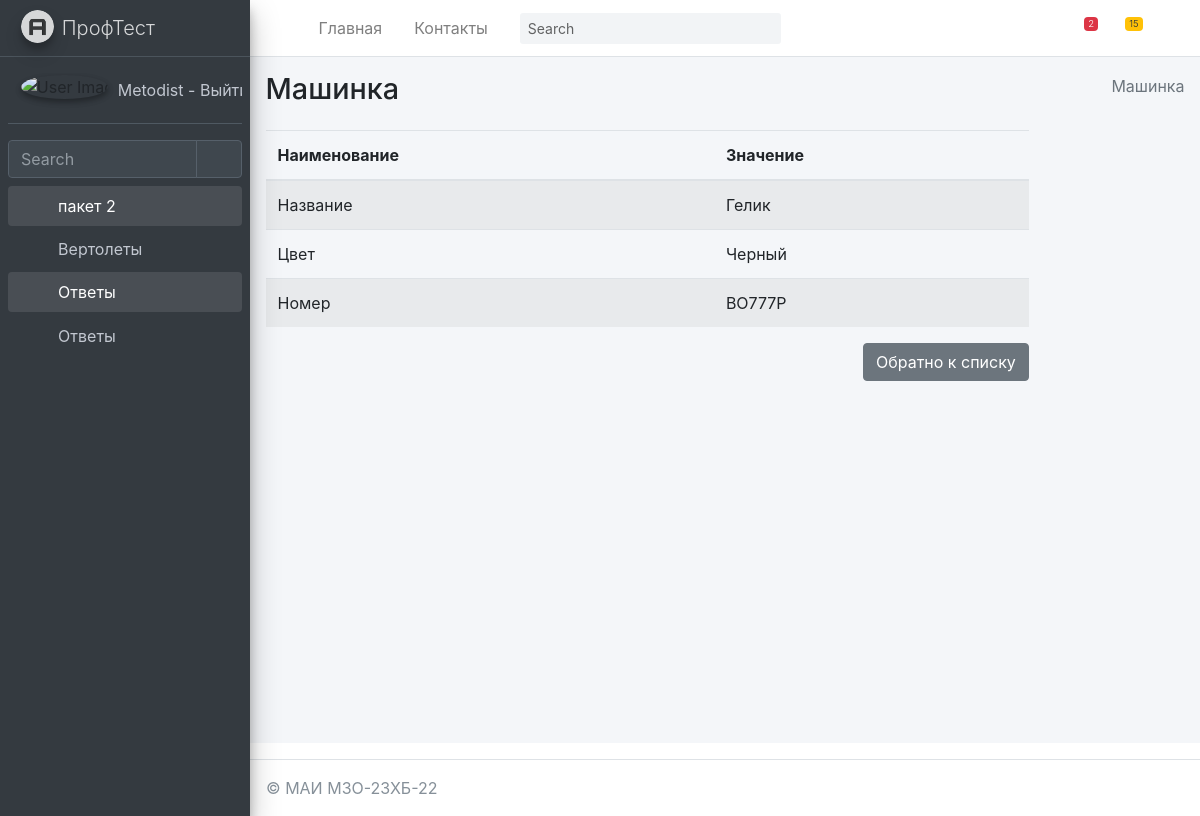
The page /car/mycar/detail/1/ (signed in) on the database its author committed.
### mysite/car/models.py (models this page shows, shortened)
class Forlog(models.Model):
    created_at = models.DateTimeField(auto_now_add=True,  verbose_name='Создано')
    updated_at = models.DateTimeField(auto_now=True, verbose_name='Обновлено')
    edesc = models.TextField(blank=True, null=True, verbose_name='Комментарий')
    erem = models.BooleanField(default=False, verbose_name='Удалить?')
    class Meta:
        abstract = True

class MyCar(Forlog):
    name = models.CharField(max_length=255, blank=False, null= False, default="Машинка", verbose_name="Название")
    color = models.CharField(max_length=255, blank=False, null = False, default="Черный", verbose_name="Цвет")
    nomb = models.CharField(max_length=255, blank=False, null = False, default="TO123P", verbose_name="Номер")
    class Meta:
        verbose_name = 'Машинка'
        verbose_name_plural = 'Машинки'
        ordering = ['id']
    def get_fields(self):
        return [(field.name, field.value_to_string(self)) for field in MyCar._meta.fields]

### mysite/car/views.py (the view)
# urls.py: path('mycar/detail/<int:pk>/', MyCarDetail.as_view(), name='MyCarDetail'),
@method_decorator(login_required(login_url='/login/'), name='dispatch')
class MyCarDetail(DetailView):
	model = MyCar
	context_object_name = 'mycar_one'
	success_url = '/car/mycar/'
	def get_context_data(self, *, object_list=None, **kwargs):
		context = super(MyCarDetail,self).get_context_data(**kwargs)
		context['sometry'] = self.model._meta.verbose_name
		context['slovar'] = {'name','color'}
		context['secslovar'] = {'nomb'}
		context['hidenslovar'] = {'id'}
		context['dopslovar'] = {'updated_at','erem','edesc','created_at'}
		context['model'] = self.model
		return context

### mysite/car/templatetags/car_tags.py (called while the page is built)
@register.filter(name='nonefortext')
def nonefortext(fieldvalue):
    return fieldvalue if fieldvalue and fieldvalue != "NULL" and fieldvalue != "None" and fieldvalue != ""  else "Не указано"

@register.simple_tag
def field_name(value, field):
    if hasattr(value, 'model'):
        value = value.model
    return value._meta.get_field(field).verbose_name

@register.simple_tag
def my_comeback():
    return "Обратно к списку"

### mysite/car/templates/car/mycar_detail.html
{% extends 'car/base.html' %}
{% load car_tags %}
{% block content %}
    <div class="content-wrapper">
    {% block sidebar %}
        {% include 'car/includes/_breadcrumb.html' %}
    {% endblock %}
        <section class="content">
            <div class="col-md-10">
                <table class="table table-striped">
                    <thead>
                    <tr>
                        <th scope="col">Наименование</th>
                        <th scope="col">Значение</th>
                    </tr>
                    </thead>
                    <tbody>
                    {% for name, value in mycar_one.get_fields %}
                        {% if name in slovar %}
                            <tr>
                                <td>
                                    {% field_name mycar_one name %}
                                </td>
                                <td>
                                    {{ value |  nonefortext }}
                                </td>
                            </tr>
                        {% endif %}
                     {% if name in secslovar %}
                            <tr>
                                <td>
                                    {% field_name mycar_one name %}
                                </td>
                                <td>
                                    {{ value |  nonefortext }}
                                </td>
                            </tr>
                        {% endif %}
                    {% endfor %}
                    </tbody>
                </table>
            <a href="{% url 'car:MyCar' %}" class="btn btn-secondary float-right">
                {% my_comeback %}</a>
            </div>
        </section>
    </div>
{% endblock content %}

### mysite/templates/includes/full_sidebar.html
<aside class="main-sidebar sidebar-dark-primary elevation-4">
    <a href="/" class="brand-link">
        <img src="{{ ASSETS_ROOT }}/img/AdminLTELogo.png" alt="AdminLTE Logo" class="brand-image img-circle elevation-3"
             style="opacity: .8">
        <span class="brand-text font-weight-light">ПрофТест</span>
    </a>
    <div class="sidebar">
        <div class="user-panel mt-3 pb-3 mb-3 d-flex">
            <div class="image">
                <img src="{{ ASSETS_ROOT }}/img/user2-160x160.jpg" class="img-circle elevation-2" alt="User Image">
            </div>
            <div class="info">
                <a href="{% url 'logout' %}" class="d-block">
                    {{ request.user.username }} - Выйти2
                </a>
            </div>
        </div>
        <div class="form-inline">
            <div class="input-group" data-widget="sidebar-search">
                <input class="form-control form-control-sidebar" type="search" placeholder="Search" aria-label="Search">
                <div class="input-group-append">
                    <button class="btn btn-sidebar">
                        <i class="fas fa-search fa-fw"></i>
                    </button>
                </div>
            </div>
        </div>
        <nav class="mt-2">
            <ul class="nav nav-pills nav-sidebar flex-column" data-widget="treeview" role="menu" data-accordion="false">
                {% for item1 in SIDEBAR %}
                    <li class="nav-item {% if 'children' in item1 %} has-treeview menu-is-opening menu-open {% endif %}">
                    <a href="{% if 'children' in item1 %}#{% else %}{{ item1.url }}{% endif %}" class="nav-link">
                        <i class="nav-icon fas fa-circle {{ item1.color }}"></i>
                        <p>
                            {{ item1.name }}
                            {% if 'children' in item1 %}<i class="right fas fa-angle-left"></i>{% endif %}
                        </p>
                    </a>
                    <ul class="nav nav-treeview">
                    {% if 'children' in item1 %}
                        {% for item2 in item1.children %}
                            <li class="nav-item">
                                <a href="{{ item2.url }}" class="nav-link">
                                    <i class="far fa-circle nav-icon"></i>
                                    <p>{{ item2.name }}</p>
                                </a>
                            </li>
                        {% endfor %}
                    {% endif %}
                    </ul>
                    </li>
                {% endfor %}
            </ul>
        </nav>
    </div>
</aside>

### rows shown on the page
MyCar: name "Гелик" "Черный", nomb "BO777P"

### other values the page prints
{{ request.user.username }} "Metodist"
{{ item1.name }} "пакет 2" "Ответы"
{{ item2.name }} "Вертолеты" "Ответы"
{{ sometry }} "Машинка"
